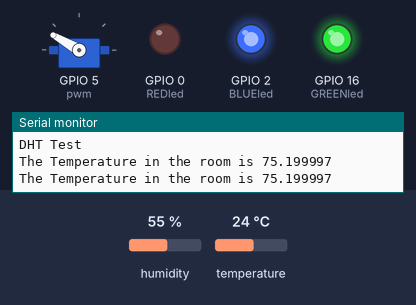
A sketch run on a simulated ESP8266 (NodeMCU). On the bench: servo, output pins drawn as LEDs (lit = HIGH), the last lines printed to the serial monitor. The test bench sets the inputs (shaded band); at power-on: temperature 24 °C, humidity 55 %.

Above: at 2.8 s.
2.9 s: temperature set to 12 °C
At 6.7 s:
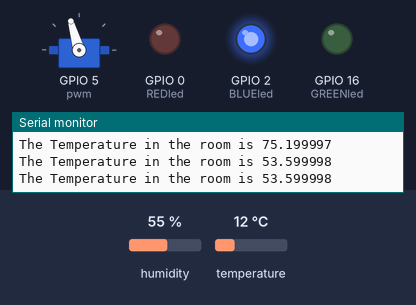
7.5 s: temperature set to 19 °C
At 11.2 s:
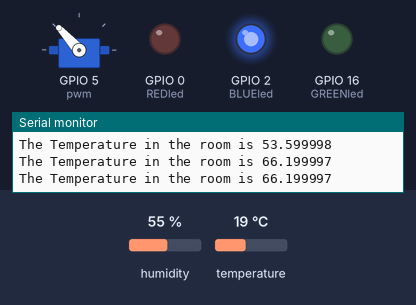
11.5 s: temperature set to 19.7 °C
At 14.8 s:
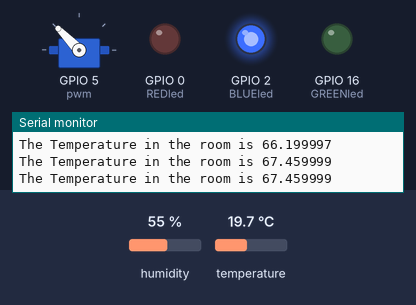
15.5 s: temperature set to 20.5 °C
At 19.2 s:
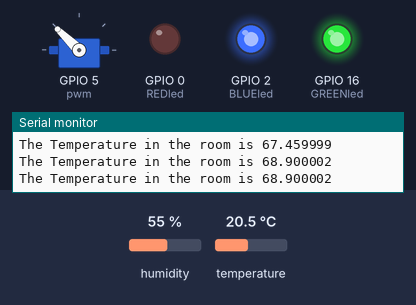
19.5 s: temperature set to 28 °C
At 22.9 s:
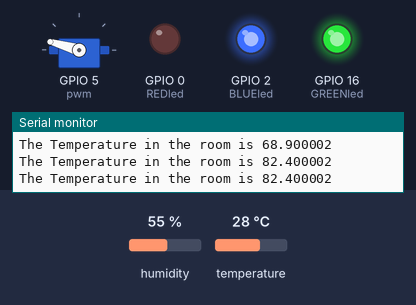
23.5 s: temperature set to 33 °C
At 26.4 s:
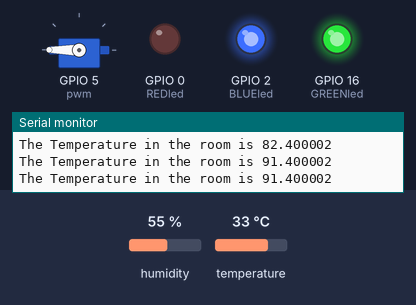
Timing chart, 0 to 27.9 s (numbered marks = the images above; inputs shaded):
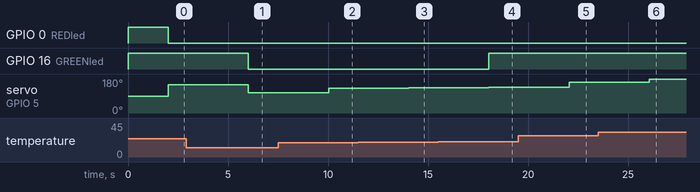

Measured:
- the behaviour switches between 20 and 20.1 °C on temperature (found by bisection; images 3 and 4)
- after the input at 2.9 s, GPIO 16 (GREENled): HIGH → LOW after 3.1 s; servo on GPIO 5 (pwm): 150° → 106° after 3.1 s
- after the input at 7.5 s, servo on GPIO 5 (pwm): 106° → 132° after 2.5 s
- after the input at 11.5 s, servo on GPIO 5 (pwm): 132° → 134° after 2.5 s
- after the input at 15.5 s, GPIO 16 (GREENled): LOW → HIGH after 2.5 s; servo on GPIO 5 (pwm): 134° → 136° after 2.5 s
- after the input at 19.5 s, servo on GPIO 5 (pwm): 136° → 164° after 2.6 s
- after the input at 23.5 s, servo on GPIO 5 (pwm): 164° → 180° after 2.6 s

The sketch:

Temp_servo.ino
```cpp
#include <Servo.h>
#include <DHT.h>

#define DHTPIN 4
#define DHTTYPE DHT22
int REDled = 0;
int GREENled = 16;
int BLUEled = 2;
DHT dht(DHTPIN, DHTTYPE);
int analogValue = 0;
Servo servo1;
//object of servo class
int pwm = 5;
//pin 4 on board

void setup() {
  // put your setup code here, to run once:
  Serial.begin(9600);
  servo1.attach(pwm);
  Serial.println("DHT Test");
  dht.begin();
  pinMode(REDled, OUTPUT);
  pinMode(GREENled, OUTPUT);
  pinMode(BLUEled, OUTPUT);

  analogWriteRange(255);
  digitalWrite(REDled, HIGH);
  digitalWrite(BLUEled, HIGH);
  digitalWrite(GREENled, HIGH);

}

void loop() {
  // put your main code here, to run repeatedly:

  float t = dht.readTemperature(true);

  if (isnan(t)) {
    Serial.print(F("Error getting the value"));
    return;
  }
  Serial.printf("\nThe Temperature in the room is %f", t);


  delay(2000);

  int pwmOut;
  pwmOut = map(t, 0, 90, 0, 180);
  //Serial.println(t);
  servo1.write(pwmOut);
  if (t <= 32) {
    digitalWrite(BLUEled, LOW);
    digitalWrite(REDled, HIGH);
    digitalWrite(GREENled, HIGH);
  } else if (t > 32 && t <= 68) {
    digitalWrite(GREENled, LOW);
    digitalWrite(REDled, LOW);
    digitalWrite(BLUEled, HIGH);
  } else {
    digitalWrite(REDled, LOW);
    digitalWrite(BLUEled, HIGH);
    digitalWrite(GREENled, HIGH);
  }

}
```
